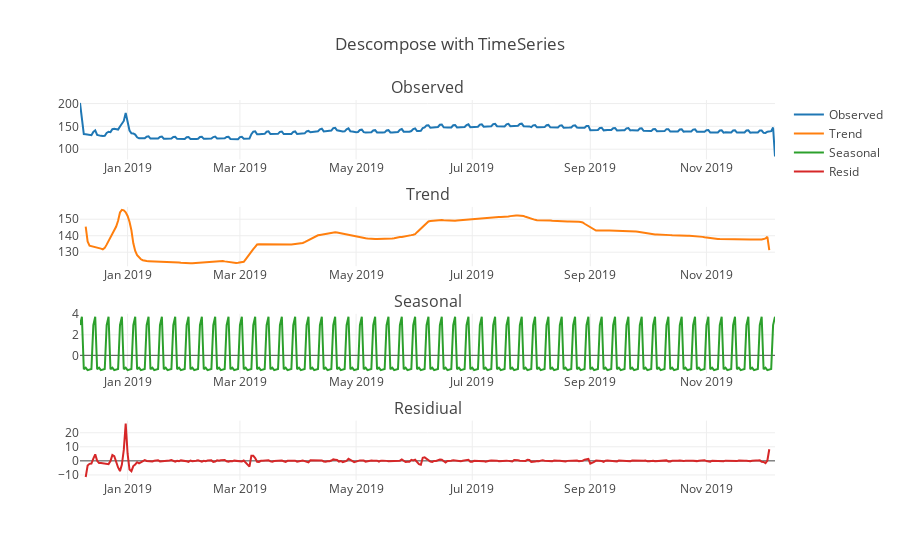

Notebook cell for this chart:
### Code cell
draw_interactive_graph("Average")

### Figure 1 — Plotly figure (JSON) as saved in the notebook; plotly's stock layout.template omitted (floating-point values rounded to 4 significant figures; data arrays with more than 128 entries replaced by an {"elided": "..."} marker saying what was removed)
{"data": [{"name": "Observed", "type": "scatter", "uid": "2694e171-f12c-4527-b4be-c6fff479ebb3", "x": {"elided": "366 str values"}, "xaxis": "x", "y": {"elided": "366 float values"}, "yaxis": "y"}, {"name": "Trend", "type": "scatter", "uid": "b0d1be9e-1454-406b-855a-10de2616e1f0", "x": {"elided": "366 str values"}, "xaxis": "x2", "y": {"elided": "366 float values"}, "yaxis": "y2"}, {"name": "Seasonal", "type": "scatter", "uid": "017ff840-bbab-4f6b-8b11-cd80576f99b6", "x": {"elided": "366 str values"}, "xaxis": "x3", "y": {"elided": "366 float values"}, "yaxis": "y3"}, {"name": "Resid", "type": "scatter", "uid": "01d7e328-7acd-4016-9458-40af47edc685", "x": {"elided": "366 str values"}, "xaxis": "x4", "y": {"elided": "366 float values"}, "yaxis": "y4"}], "layout": {"annotations": [{"font": {"size": 16}, "showarrow": false, "text": "Observed", "x": 0.5, "xanchor": "center", "xref": "paper", "y": 1, "yanchor": "bottom", "yref": "paper"}, {"font": {"size": 16}, "showarrow": false, "text": "Trend", "x": 0.5, "xanchor": "center", "xref": "paper", "y": 0.7188, "yanchor": "bottom", "yref": "paper"}, {"font": {"size": 16}, "showarrow": false, "text": "Seasonal", "x": 0.5, "xanchor": "center", "xref": "paper", "y": 0.4375, "yanchor": "bottom", "yref": "paper"}, {"font": {"size": 16}, "showarrow": false, "text": "Residiual", "x": 0.5, "xanchor": "center", "xref": "paper", "y": 0.1562, "yanchor": "bottom", "yref": "paper"}], "title": {"text": "Descompose with TimeSeries"}, "xaxis": {"anchor": "y", "domain": [0, 1]}, "xaxis2": {"anchor": "y2", "domain": [0, 1]}, "xaxis3": {"anchor": "y3", "domain": [0, 1]}, "xaxis4": {"anchor": "y4", "domain": [0, 1]}, "yaxis": {"anchor": "x", "domain": [0.8438, 1]}, "yaxis2": {"anchor": "x2", "domain": [0.5625, 0.7188]}, "yaxis3": {"anchor": "x3", "domain": [0.2812, 0.4375]}, "yaxis4": {"anchor": "x4", "domain": [0, 0.1562]}}}
